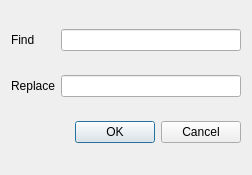
<?xml version="1.0" encoding="UTF-8"?>
<ui version="4.0">
 <class>FindReplaceWidget</class>
 <widget class="QDialog" name="FindReplaceWidget">
  <property name="geometry">
   <rect>
    <x>0</x>
    <y>0</y>
    <width>252</width>
    <height>175</height>
   </rect>
  </property>
  <property name="windowTitle">
   <string>Find &amp; Replace</string>
  </property>
  <layout class="QGridLayout" name="gridLayout">
   <item row="0" column="0">
    <widget class="QLabel" name="label">
     <property name="text">
      <string>Find</string>
     </property>
    </widget>
   </item>
   <item row="0" column="1">
    <widget class="QLineEdit" name="lineEditFind"/>
   </item>
   <item row="1" column="0">
    <widget class="QLabel" name="label_2">
     <property name="text">
      <string>Replace</string>
     </property>
    </widget>
   </item>
   <item row="1" column="1">
    <widget class="QLineEdit" name="lineEditReplace"/>
   </item>
   <item row="2" column="0" colspan="2">
    <widget class="QDialogButtonBox" name="buttonBox">
     <property name="orientation">
      <enum>Qt::Horizontal</enum>
     </property>
     <property name="standardButtons">
      <set>QDialogButtonBox::Cancel|QDialogButtonBox::Ok</set>
     </property>
    </widget>
   </item>
  </layout>
 </widget>
 <resources/>
 <connections>
  <connection>
   <sender>buttonBox</sender>
   <signal>accepted()</signal>
   <receiver>FindReplaceWidget</receiver>
   <slot>accept()</slot>
   <hints>
    <hint type="sourcelabel">
     <x>248</x>
     <y>254</y>
    </hint>
    <hint type="destinationlabel">
     <x>157</x>
     <y>274</y>
    </hint>
   </hints>
  </connection>
  <connection>
   <sender>buttonBox</sender>
   <signal>rejected()</signal>
   <receiver>FindReplaceWidget</receiver>
   <slot>reject()</slot>
   <hints>
    <hint type="sourcelabel">
     <x>316</x>
     <y>260</y>
    </hint>
    <hint type="destinationlabel">
     <x>286</x>
     <y>274</y>
    </hint>
   </hints>
  </connection>
 </connections>
</ui>
